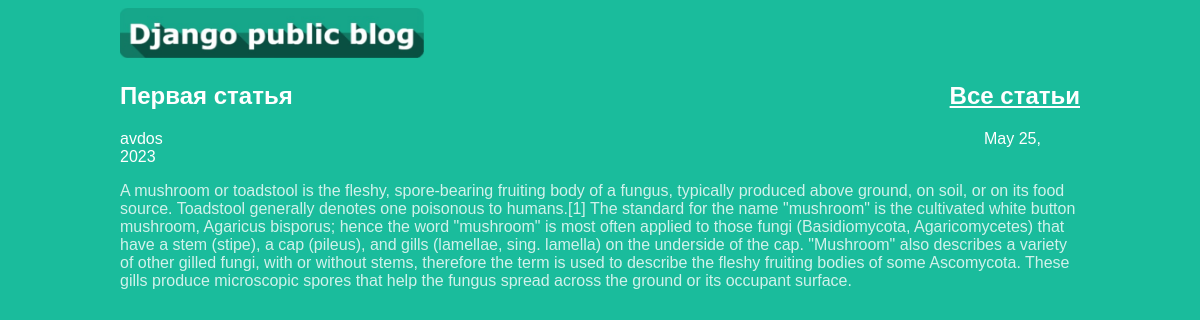
The app's page /article/1 with its own data.
### articles/models.py (models this page shows, shortened)
class Article(models.Model):
    title = models.CharField(max_length=200)
    author = models.ForeignKey(User, on_delete=models.CASCADE)
    text = models.TextField()
    created_date = models.DateField(auto_now_add=True)
    def get_excerpt2(self):
        return self.text

### articles/views.py (the view)
# urls.py: re_path(r'^article/(?P<article_id>\d+)$', views.get_article, name='get_article'),
def get_article(request, article_id):
    try:
        post = Article.objects.get(id=article_id)
        return render(request, 'article.html', {"post": post})
    except Article.DoesNotExist:
        raise Http404

### articles/templates/article.html (shortened to what this page needs)
<!DOCTYPE html>
<html>
    <head>
	<link rel="stylesheet" href="{{ STATIC_URL }}/static/article.css">
	</head>
    	<body>
            <div class="header">
                <img src="{{ STATIC_URL }}/static/1.jpg">
		<h2> <a href="../posts/">Все статьи</a>
		</h2>
            </div>
    	    <div class="one-post">
                <h2 class="post-title">{{ post.title }}
                </h2>
                <div class="article-info">
                    <div class="article-author">{{ post.author.username }}
	                </div>
                    <div class="article-created-date">{{ post.created_date }}
	                </div>
                </div>
                <p class="article-text">{{ post.get_excerpt2 }}
	        </p>
            </div>
    </body>
</html>

### articles/static/article.css (style rules this page uses)
body { background: #1abc9c; font-family: Tahoma, Arial, sans-serif; color: #333; color: #ffffff; }
p, h4 { font-size: 16px; margin-bottom: 0; color: #fffc; }
img { height: 50px; width: auto; }
.header a { color: #ffffff; }
.header a { float: right; }
.header { display: block; width: 960px; margin-left: auto; margin-right: auto; }
.article-author { width: 90%; float: left; }
.one-post { width: 960px; margin-left: auto; margin-right: auto; }
.header img { display: auto; width: auto; margin-left: auto; margin-right: auto; }

### records on screen
Article: title "Первая статья", author.username "avdos", created_date "May 25, 2023", get_excerpt2 "A mushroom or toadstool is the fleshy, spore-bearing fruiting body of a fungus, typically produced above ground, on soil, or on its food source. Toadstool generally denotes one poisonous to humans.[1] The standard for the name \"mushroom\" is the cultivated white button mushroom, Agaricus bisporus; hence the word \"mushroom\" is most often applied to those fungi (Basidiomycota, Agaricomycetes) that have a stem (stipe), a cap (pileus), and gills (lamellae, sing. lamella) on the underside of the cap. \"Mushroom\" also describes a variety of other gilled fungi, with or without stems, therefore the term is used to describe the fleshy fruiting bodies of some Ascomycota. These gills produce microscopic…"
